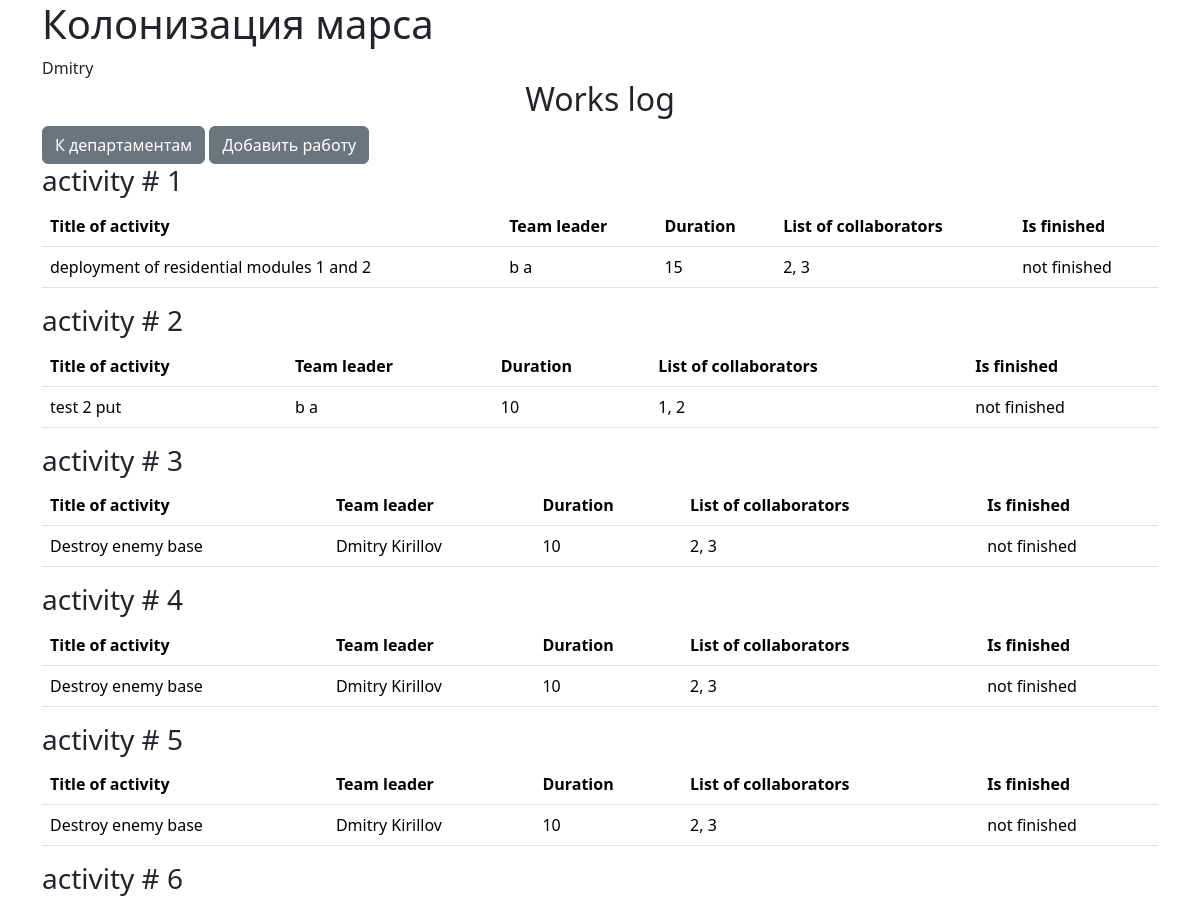
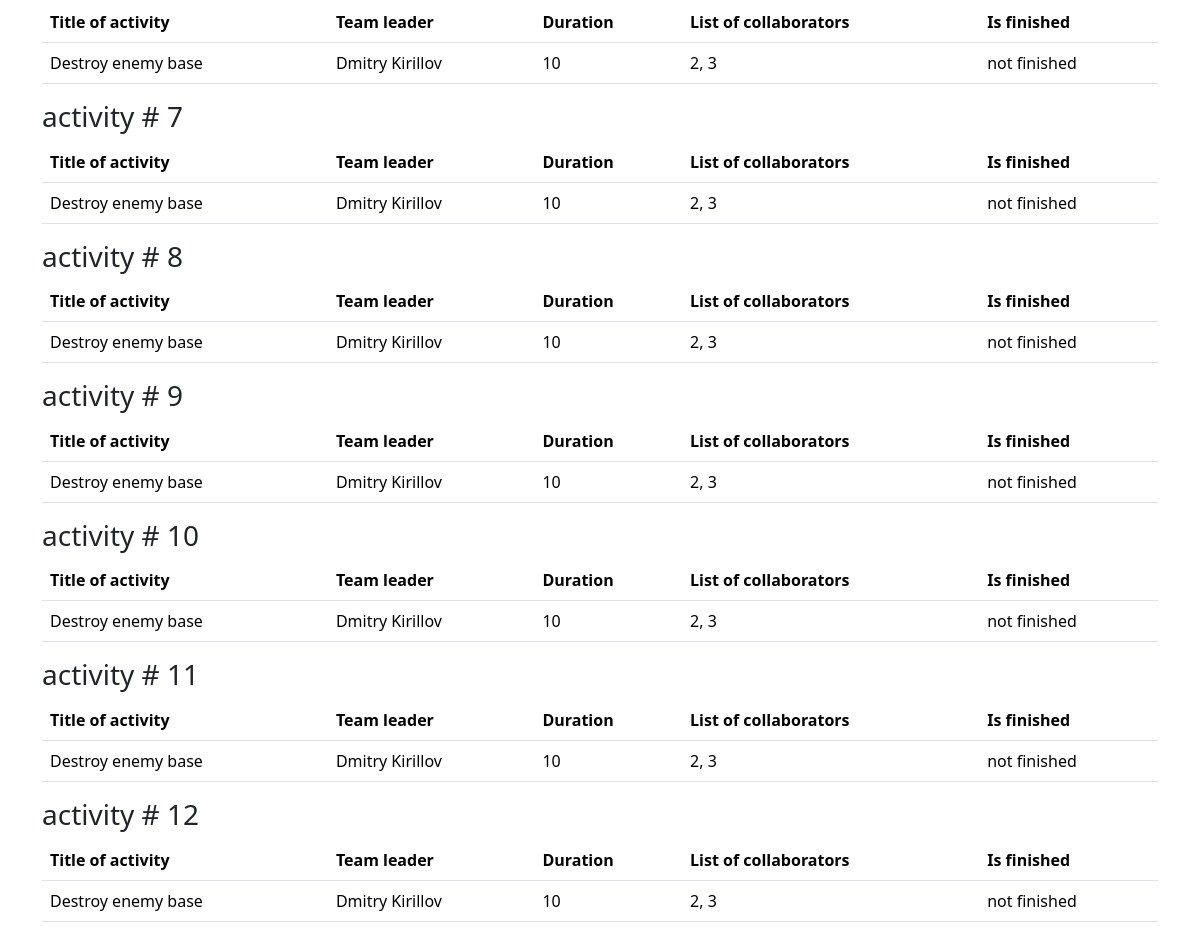
Screenshot of / (signed in) with the database file from the repository (2 pictures, top to bottom).
### data/users.py (models this page shows, shortened)
class User(SqlAlchemyBase, UserMixin, SerializerMixin):
    __tablename__ = "users"
    id = sqlalchemy.Column(sqlalchemy.Integer,
                           primary_key=True, autoincrement=True)
    surname = sqlalchemy.Column(sqlalchemy.String)
    name = sqlalchemy.Column(sqlalchemy.String)
    age = sqlalchemy.Column(sqlalchemy.Integer)
    position = sqlalchemy.Column(sqlalchemy.String)
    speciality = sqlalchemy.Column(sqlalchemy.String)
    address = sqlalchemy.Column(sqlalchemy.String)
    email = sqlalchemy.Column(sqlalchemy.String, unique=True)
    city_from = sqlalchemy.Column(sqlalchemy.String)
    hashed_password = sqlalchemy.Column(sqlalchemy.String)
    modified_date = sqlalchemy.Column(sqlalchemy.DateTime, default=datetime.datetime.now)
    jobs = orm.relationship("Jobs", back_populates='user')
    departments = orm.relationship("Department", back_populates='user')

### data/jobs.py (models this page shows)
class Jobs(SqlAlchemyBase, SerializerMixin):
    __tablename__ = "jobs"
    id = sqlalchemy.Column(sqlalchemy.Integer,
                           primary_key=True, autoincrement=True)
    team_leader = sqlalchemy.Column(sqlalchemy.Integer, sqlalchemy.ForeignKey("users.id"))
    job = sqlalchemy.Column(sqlalchemy.String)
    work_size = sqlalchemy.Column(sqlalchemy.Integer)
    collaborators = sqlalchemy.Column(sqlalchemy.String)
    start_date = sqlalchemy.Column(sqlalchemy.DateTime, default=datetime.datetime.now)
    end_date = sqlalchemy.Column(sqlalchemy.DateTime, nullable=True)
    is_finished = sqlalchemy.Column(sqlalchemy.Boolean)
    user = orm.relationship('User')

### main.py (the view)
@app.route("/")
def index():
    db_sess = db_session.create_session()
    param = {}
    param["activities"] = db_sess.query(Jobs).all()
    param["current_user"] = current_user
    return flask.render_template('job-journal.html', **param)

### data/db_session.py (called while the page is built)
def create_session() -> Session:
    global __factory
    return __factory()

### main.py (called while the page is built)
@login_manager.user_loader
def load_user(user_id):
    db_sess = db_session.create_session()
    return db_sess.query(User).get(user_id)

### templates/job-journal.html (shortened to what this page needs)
{% extends 'base.html' %}
{% block content %}
  <h2 class="text-center">Works log</h2>
  <a href="/departments/" class="btn btn-secondary">К департаментам</a>
  {% if current_user.is_authenticated %}
    <a href="addjob" class="btn btn-secondary">Добавить работу</a>
  {% endif %}
  {% for job in activities %}
    <h3>activity # {{loop.index}}</h3>
    <table class="table">
      <thead>
        <tr>
          <th scope="col">Title of activity</th>
          <th scope="col">Team leader</th>
          <th scope="col">Duration</th>
          <th scope="col">List of collaborators</th>
          <th scope="col">Is finished</th>
        </tr>
      </thead>
      <tbody>
        <tr>
          <td>{{ job.job }}</td>
          <td>{{ job.user.name }} {{ job.user.surname }}</td>
          <td>{{ job.work_size }}</td>
          <td>{{ job.collaborators }}</td>
          <td>{% if job.is_finished %}finished{% else %}not finished{% endif %}</td>
        </tr>
      </tbody>
    </table>
  {% endfor %}
{% endblock %}

### templates/base.html (shortened to what this page needs)
<!DOCTYPE html>
<html lang="en">
<head>
  <link href="https://cdn.jsdelivr.net/npm/bootstrap@5.3.3/dist/css/bootstrap.min.css" rel="stylesheet">
</head>
<body>
  <div class="container">
    <h1>Колонизация марса</h1>
    {% if current_user.is_authenticated %}
      <a class="navbar-brand" href="/logout">{{ current_user.name }}</a>
    {% else %}
      <p>
        <a class="btn btn-primary " href="/register">Зарегистрироваться</a>
        <a class="btn btn-success" href="/login">Войти</a>
      </p>
    {% endif %}
    {% block content %}{% endblock %}
  </div>
</body>
</html>

### rows the page displays
User: name "Dmitry"
Jobs: job "deployment of residential modules 1 and 2", user.name "b", user.surname "a", work_size "15", collaborators "2, 3", is_finished "not finished"
Jobs: job "test 2 put", user.name "b", user.surname "a", work_size "10", collaborators "1, 2", is_finished "not finished"
Jobs: job "Destroy enemy base", user.name "Dmitry", user.surname "Kirillov", work_size "10", collaborators "2, 3", is_finished "not finished"
Jobs: job "Destroy enemy base", user.name "Dmitry", user.surname "Kirillov", work_size "10", collaborators "2, 3", is_finished "not finished"
Jobs: job "Destroy enemy base", user.name "Dmitry", user.surname "Kirillov", work_size "10", collaborators "2, 3", is_finished "not finished"
Jobs: job "Destroy enemy base", user.name "Dmitry", user.surname "Kirillov", work_size "10", collaborators "2, 3", is_finished "not finished"
Jobs: job "Destroy enemy base", user.name "Dmitry", user.surname "Kirillov", work_size "10", collaborators "2, 3", is_finished "not finished"
Jobs: job "Destroy enemy base", user.name "Dmitry", user.surname "Kirillov", work_size "10", collaborators "2, 3", is_finished "not finished"
Jobs: job "Destroy enemy base", user.name "Dmitry", user.surname "Kirillov", work_size "10", collaborators "2, 3", is_finished "not finished"
Jobs: job "Destroy enemy base", user.name "Dmitry", user.surname "Kirillov", work_size "10", collaborators "2, 3", is_finished "not finished"
Jobs: job "Destroy enemy base", user.name "Dmitry", user.surname "Kirillov", work_size "10", collaborators "2, 3", is_finished "not finished"
Jobs: job "Destroy enemy base", user.name "Dmitry", user.surname "Kirillov", work_size "10", collaborators "2, 3", is_finished "not finished"
